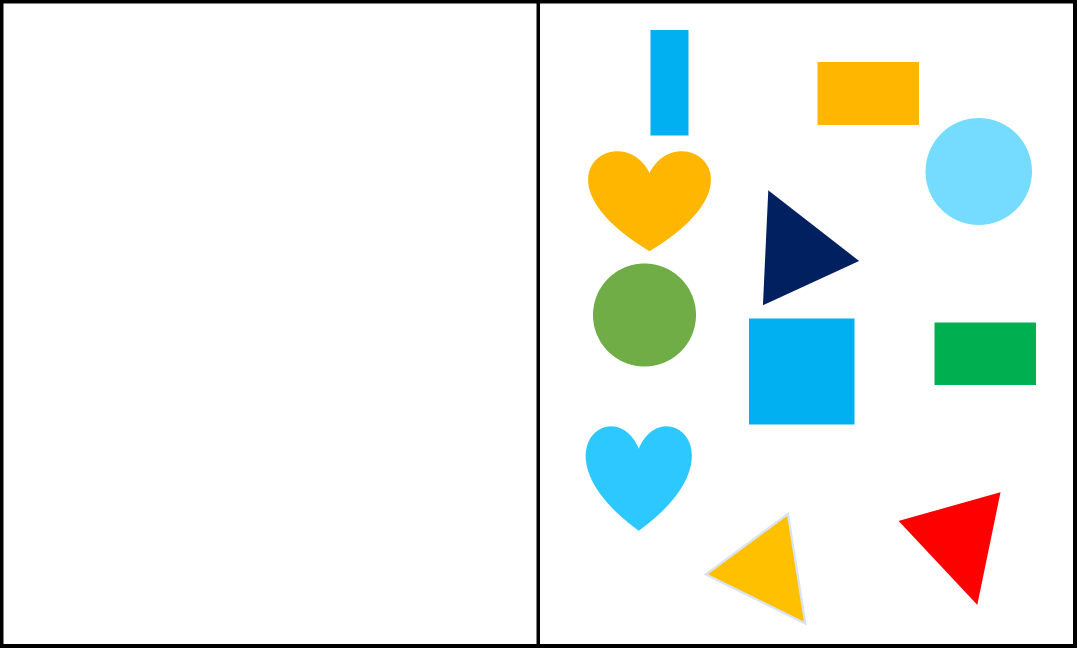
#> input picture color_segmentation.png, 2153 x 1295 px (shown at 1/2 size)
$ jupyter execute Segment.ipynb
#> lines starting #> are read from the running program, lines starting #| are printed output that depends on the picture
[cell 1]
import numpy as np
import cv2 as cv
import matplotlib.pyplot as plt

[cell 2]
cv_img=cv.imread("color_segmentation.png")
#> cv_img is the input picture: shape (1295, 2153, 3); mean B, G, R 235.3, 239.6, 234.1
img=cv.cvtColor(cv_img,cv.COLOR_BGR2RGB)
img_hsv=cv.cvtColor(img,cv.COLOR_BGR2HSV)
#> img_hsv: shape (1295, 2153, 3); mean H, S, V 6.1, 24.9, 246.5

upper=np.array([105,255,255])
lower=np.array([90,50,50])

mask=cv.inRange(img_hsv,upper,lower)
#> mask: shape (1295, 2153); every value is 0
mask_indices=np.where(mask==255)
#> mask_indices = (empty array, empty array)


fig=plt.figure(figsize=(10,10))
plt.subplot(221)
plt.imshow(img)

plt.subplot(222)
plt.imshow(cv.cvtColor(mask,cv.COLOR_BGR2RGB))
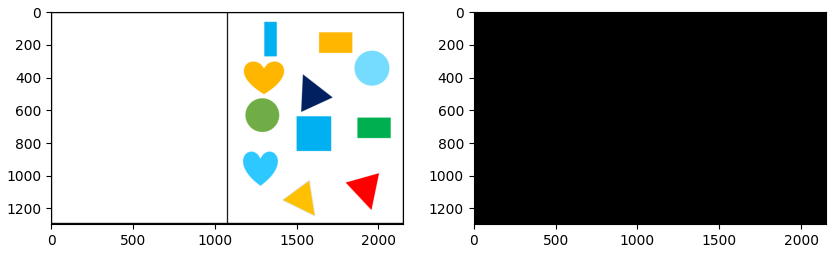
#> figure drawn by matplotlib, 2 panels
